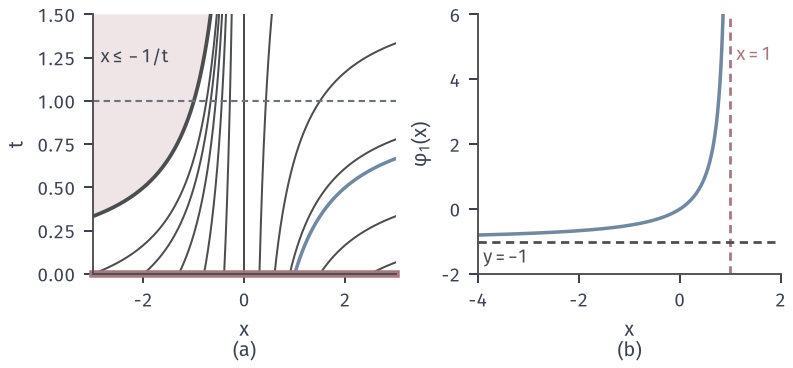

Write Python code to recreate this figure.
# Target: v=x^2: characteristics, forward blow-up and region not reached from t=0.
from pathlib import Path
import sys
sys.path.insert(0, str(Path(__file__).resolve().parents[1]/'transp-common'))
from transp_common import *
fig,(a,b)=figure(112,52,ncols=2)
T=np.linspace(1e-3,1.5,600); xl=(-3,3)
a.fill_between(-1/T,T,1.5,color=RED_FILL,lw=0,where=-1/T>=-3.2)
a.fill_betweenx(T,-3,-1/T,color=RED_FILL,lw=0)
a.plot(-1/T,T,color=CHAR,lw=1.5)
for x0 in [-3,-2,-1.3,-.8,-.4,0,.3,.6,.9,1,1.5,2.5]:
    tt=np.linspace(0,1.5,800); tt=tt[1-tt*x0>1e-3]; y=x0/(1-tt*x0); mask=np.abs(y)<=3.05
    a.plot(y[mask],tt[mask],color=BLUE if x0==1 else CHAR,lw=1.4 if x0==1 else .8)
a.plot(xl,[0,0],color=RED,lw=3,clip_on=False)
a.axhline(1,color=MUTED,lw=.85,ls=(0,(3,2)),xmin=0,xmax=1)
a.text(-2.85,1.2,'$x\\leq -1/t$',fontsize=7.5,va='bottom')
a.set_xlim(*xl); a.set_ylim(0,1.5); tail(a,'$x$','(a)','$t$')
xs=np.linspace(-4,.86,600)
b.plot(xs,xs/(1-xs),color=BLUE,lw=1.4)
b.axvline(1,color=RED,lw=1.1,ls=(0,(3,2))); b.axhline(-1,color=CHAR,lw=1.1,ls=(0,(3,2)))
b.set_xlim(-4,2); b.set_ylim(-2,6); tail(b,'$x$','(b)','$\\varphi_{1}(x)$')
b.text(1.12,4.6,'$x=1$',color=RED,fontsize=7.5); b.text(-3.9,-1.65,'$y=-1$',color=CHAR,fontsize=7.5)
save(fig,Path(__file__).resolve().parent,'figure',{'flow':'x/(1-t x)'})
